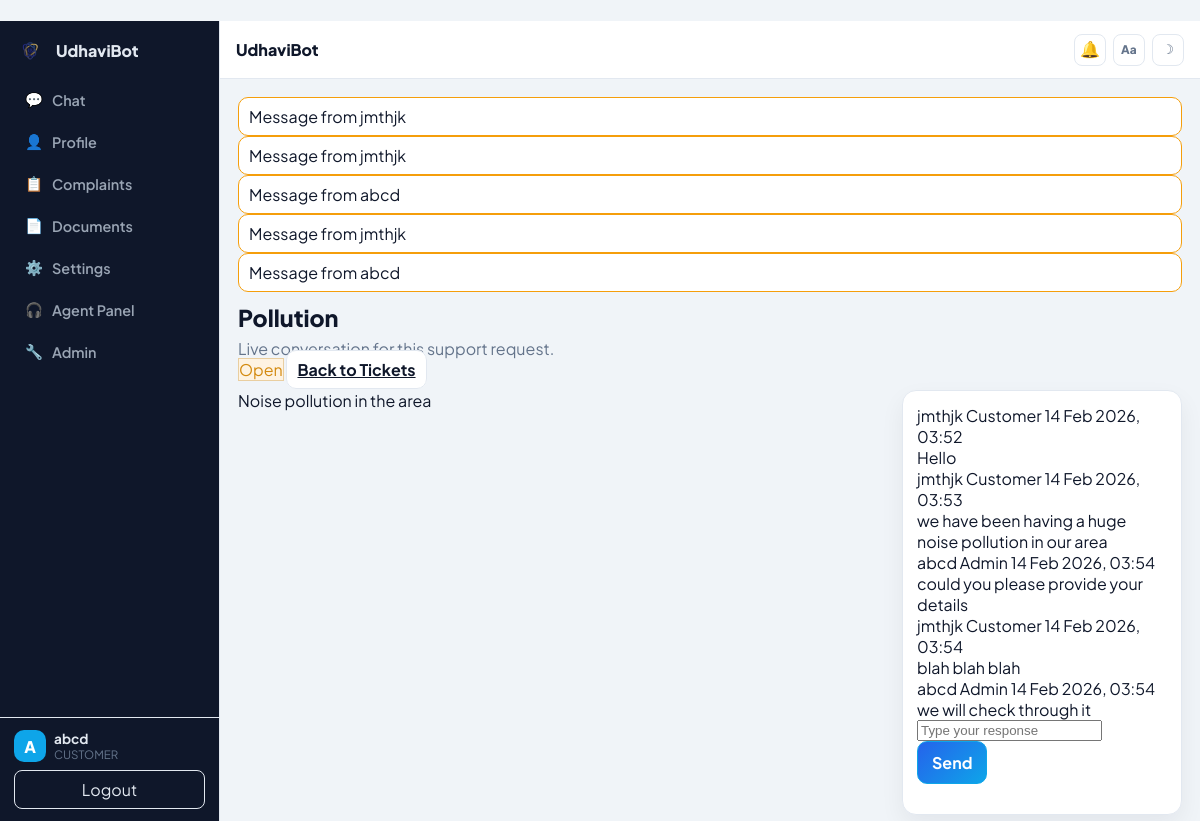
The page /tickets/7/chat/ (signed in) on the database its author committed.
### users/models.py (models this page shows)
class User(AbstractUser):
    ROLE_CHOICES = (
        ("CUSTOMER", "Customer"),
        ("ADMIN", "Admin"),
    )
    role = models.CharField(max_length=20, choices=ROLE_CHOICES, default="CUSTOMER")
    phone = models.CharField(max_length=15, blank=True, null=True)
    govt_id = models.CharField(max_length=40, unique=True, blank=True, null=True)
    def __str__(self):
        return self.username

### chat/models.py (models this page shows)
class Message(models.Model):
    room = models.ForeignKey(
        ChatRoom,
        on_delete=models.CASCADE,
        related_name="messages"
    )
    sender = models.ForeignKey(
        User,
        on_delete=models.CASCADE,
        related_name="sent_messages"
    )
    text = models.TextField()
    file = models.FileField(
        upload_to='chat_files/',
        null=True,
        blank=True
    )
    is_read = models.BooleanField(default=False)
    timestamp = models.DateTimeField(auto_now_add=True)
    def __str__(self):
        return f"Message from {self.sender}"

### tickets/models.py (models this page shows, shortened)
class Ticket(models.Model):
    STATUS_CHOICES = [
        ('open', 'Open'),
        ('in_progress', 'In Progress'),
        ('closed', 'Closed'),
    ]
    DEPARTMENT_CHOICES = [
        ('post_office', 'Post Office'),
        ('water_board', 'Water Board'),
        ('electricity_board', 'Electricity Board'),
        ('municipality', 'Municipality'),
        ('general', 'General Help Desk'),
    ]
    title = models.CharField(max_length=200)
    description = models.TextField()
    department = models.CharField(max_length=40, choices=DEPARTMENT_CHOICES, default='general')
    status = models.CharField(max_length=20, choices=STATUS_CHOICES, default='open')
    created_by = models.ForeignKey(User, on_delete=models.CASCADE)
    created_at = models.DateTimeField(auto_now_add=True)
    assigned_to = models.ForeignKey(
        settings.AUTH_USER_MODEL,
        on_delete=models.SET_NULL,
        null=True,
        blank=True,
        related_name='assigned_tickets'
    )
    chat_room = models.OneToOneField(
        ChatRoom,
        on_delete=models.CASCADE,
        blank=True,
        null=True
    )

### tickets/views.py (the view)
# urls.py: path('<int:ticket_id>/chat/', ticket_chat_view, name='ticket-chat'),
@login_required
def ticket_chat_view(request, ticket_id):
    ticket = get_object_or_404(Ticket, id=ticket_id)
    room = ticket.chat_room
    if room is None:
        return HttpResponseForbidden("Chat room not available")
    is_participant = room.participants.filter(id=request.user.id).exists()
    is_support = _is_support_user(request.user)
    if not is_participant and not is_support:
        return HttpResponseForbidden("Not allowed")
    if is_support and not is_participant:
        room.participants.add(request.user)
    if ticket.status == "closed" and not room.is_closed:
        room.is_closed = True
        room.save(update_fields=["is_closed"])
    messages_qs = Message.objects.filter(room=room).order_by("timestamp")
    Message.objects.filter(room=room, is_read=False).exclude(sender=request.user).update(is_read=True)
    return render(
        request,
        "tickets/ticket_chat.html",
        {
            "ticket": ticket,
            "room": room,
            "messages": messages_qs,
            "is_chat_closed": _room_is_effectively_closed(room),
        },
    )

### civic/templatetags/ui_lang.py (called while the page is built)
@register.simple_tag(takes_context=True)
def ui_lang(context):
    request = context.get("request")
    if not request:
        return "en"
    lang = request.session.get("preferred_language")
    if lang:
        return lang
    user = getattr(request, "user", None)
    if user and getattr(user, "is_authenticated", False):
        profile = getattr(user, "profile", None)
        if profile and getattr(profile, "language", None):
            return profile.language
    return "en"

### tickets/views.py (called while the page is built)
def _is_support_user(user):
    return user.is_staff or user.is_superuser or getattr(user, "role", "") == "ADMIN"

def _room_is_effectively_closed(room):
    ticket = getattr(room, "ticket", None)
    return room.is_closed or (ticket is not None and ticket.status == "closed")

### tickets/templates/tickets/ticket_chat.html (shortened to what this page needs)
﻿{% extends "base.html" %}
{% block content %}
<section class="fade-in">
    <div class="page-hero">
        <div>
            <h1 class="page-title">{{ ticket.title }}</h1>
            <p class="page-subtitle">Live conversation for this support request.</p>
        </div>
        <div class="stats-row">
            <span class="badge badge-{{ ticket.status }}">{{ ticket.get_status_display }}</span>
            <a class="btn btn-secondary" href="{% url 'ticket-list-view' %}">Back to Tickets</a>
        </div>
    </div>
    <div class="chat-layout">
        <div class="chat-ticket-summary">
            {{ ticket.description }}
        </div>
        <div class="card">
            <div class="card-body">
                <div class="chat-box">
                    {% for msg in messages %}
                        <article class="msg {% if msg.sender == request.user %}msg-self{% endif %}">
                            <div class="msg-meta">
                                {{ msg.sender.username }}
                                {% if msg.sender.is_superuser or msg.sender.is_staff %}
                                    <span class="role-pill role-admin">Admin</span>
                                {% elif msg.sender.role == 'ADMIN' %}
                                    <span class="role-pill role-admin">Admin</span>
                                {% else %}
                                    <span class="role-pill role-customer">Customer</span>
                                {% endif %}
                                {{ msg.timestamp|date:"d M Y, H:i" }}
                            </div>
                            <div>{{ msg.text }}</div>
                        </article>
                    {% empty %}
                        <div class="ticket-meta">No messages yet. Start the conversation below.</div>
                    {% endfor %}
                </div>
                {% if is_chat_closed %}
                    <p class="meta-link">This chat room is closed. New messages are disabled.</p>
                {% else %}
                    <form class="chat-form" method="POST" action="{% url 'send-message' room.id %}">
                        <input type="text" name="message" placeholder="Type your response" required>
                        <button class="btn btn-primary" type="submit">Send</button>
                    </form>
                {% endif %}
            </div>
        </div>
    </div>
</section>
{% endblock %}

### tickets/templates/base.html (shortened to what this page needs)
{% load static ui_lang %}
<!DOCTYPE html>
<html lang="{% ui_lang %}" data-ui-lang="{% ui_lang %}">
<head>
  <link rel="stylesheet" href="{% static 'tickets/styles.css' %}?v=20260326b">
</head>
<body>
  <div class="app-shell">
    <aside class="sidebar">
      <div class="sidebar-top">
        <a href="{% url 'civic-landing' %}" class="sidebar-brand">
          <img class="brand-logo-img" src="{% static 'civic/udhavibot-logo.png' %}" alt="UdhaviBot logo">
          <span>UdhaviBot</span>
        </a>
        <nav class="sidebar-nav nav-links">
          <a href="{% url 'civic-chat' %}" class="nav-item {% if request.resolver_match.url_name == 'civic-chat' or request.resolver_match.url_name == 'civic-landing' %}active{% endif %}">
            <span class="nav-icon">&#128172;</span><span>Chat</span>
          </a>
          <a href="{% url 'civic-profile' %}" class="nav-item {% if request.resolver_match.url_name == 'civic-profile' %}active{% endif %}">
            <span class="nav-icon">&#128100;</span><span>Profile</span>
          </a>
          <a href="{% url 'civic-profile' %}#complaints" class="nav-item">
            <span class="nav-icon">&#128203;</span><span>Complaints</span>
          </a>
          <a href="{% url 'civic-profile' %}#documents" class="nav-item">
            <span class="nav-icon">&#128196;</span><span>Documents</span>
          </a>
          <a href="{% url 'civic-settings' %}" class="nav-item {% if request.resolver_match.url_name == 'civic-settings' %}active{% endif %}">
            <span class="nav-icon">&#9881;</span><span>Settings</span>
          </a>
          {% if request.user.is_authenticated %}
            {% if request.user.is_staff or request.user.groups.all|length > 0 or request.user.role == 'ADMIN' %}
              <a href="{% url 'agent-dashboard' %}" class="nav-item {% if request.resolver_match.url_name == 'agent-dashboard' %}active{% endif %}">
                <span class="nav-icon">&#127911;</span><span>Agent Panel</span>
              </a>
            {% endif %}
            {% if request.user.is_staff or request.user.is_superuser or request.user.role == 'ADMIN' %}
              <a href="/admin/" class="nav-item"><span class="nav-icon">&#128295;</span><span>Admin</span></a>
            {% endif %}
          {% endif %}
        </nav>
      </div>
      <div class="sidebar-bottom">
        {% if request.user.is_authenticated %}
          <div class="user-box">
            <span class="user-avatar">{{ request.user.username|first|upper }}</span>
            <div>
              <div class="user-name">{{ request.user.username }}</div>
              <div class="user-role">{{ request.user.role }}</div>
            </div>
          </div>
          <a href="{% url 'logout' %}" class="logout-link">Logout</a>
        {% else %}
          <a href="{% url 'login' %}" class="logout-link">Login</a>
          <a href="{% url 'register' %}" class="logout-link">Register</a>
        {% endif %}
      </div>
    </aside>
    <main class="main">
      <header class="main-topbar">
        <div class="main-topbar-title">{% block topbar_title %}UdhaviBot{% endblock %}</div>
        <div class="main-topbar-actions topbar-actions">
          {% if request.user.is_authenticated %}
            <div class="notif-wrap">
              <a href="#" id="global-notif-link" class="notif-link tbtn icon-only" aria-label="Notifications" aria-haspopup="true" aria-expanded="false">
                <span class="notif-bell">&#128276;</span>
              </a>
            </div>
          {% endif %}
          <button id="text-size-toggle" class="theme-toggle tbtn icon-only" type="button" aria-label="Toggle large text">Aa</button>
          <button id="theme-toggle" class="theme-toggle tbtn icon-only" type="button" aria-label="Toggle dark mode">&#9789;</button>
        </div>
      </header>
      <section class="main-content">
        {% if messages %}
          <div class="alerts">
            {% for message in messages %}
              <div class="alert">{{ message }}</div>
            {% endfor %}
          </div>
        {% endif %}
        {% block content %}{% endblock %}
      </section>
    </main>
  </div>
</body>
</html>

### rows shown on the page
User: user.username|first "A", user.username "abcd", user.role "CUSTOMER"
Message: sender.username "Message from jmthjk", sender.username "jmthjk", shows "Customer", timestamp "14 Feb 2026, 03:52", text "Hello"
Message: sender.username "Message from jmthjk", sender.username "jmthjk", shows "Customer", timestamp "14 Feb 2026, 03:53", text "we have been having a huge noise pollution in our area"
Message: sender.username "Message from abcd", sender.username "abcd", shows "Admin", timestamp "14 Feb 2026, 03:54", text "could you please provide your details"
Message: sender.username "Message from jmthjk", sender.username "jmthjk", shows "Customer", timestamp "14 Feb 2026, 03:54", text "blah blah blah"
Message: sender.username "Message from abcd", sender.username "abcd", shows "Admin", timestamp "14 Feb 2026, 03:54", text "we will check through it"
Ticket: title "Pollution", status "Open", description "Noise pollution in the area"
